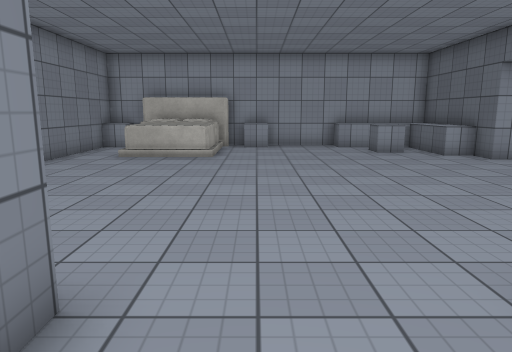
view 1 (above)

23 first-person views from a walk through a 3-D level made in the Unity game engine. The camera is 1.5 m above the floor, tilts 10° down and sees 70° across. The floor is counted in squares, 1 m on a side. Each view is taken from the middle of a square. On the plan, view 1 faces up. The plan holds only what a view shows up to about 16 squares ahead; the rest is blank. Door leaves are left out, so doorways stand open. Surface patterns are stand-ins for the level's own textures.

view 2
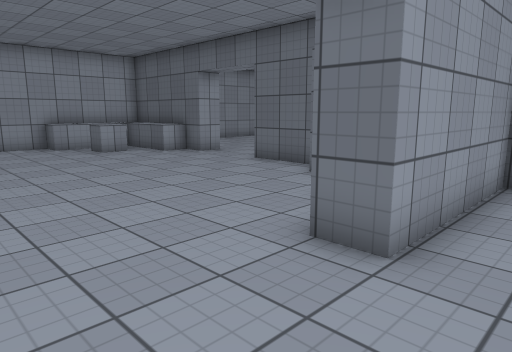

view 3
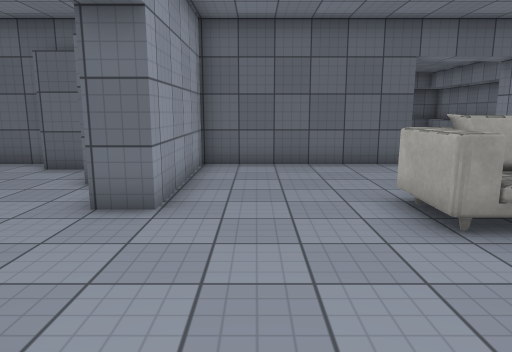

view 4
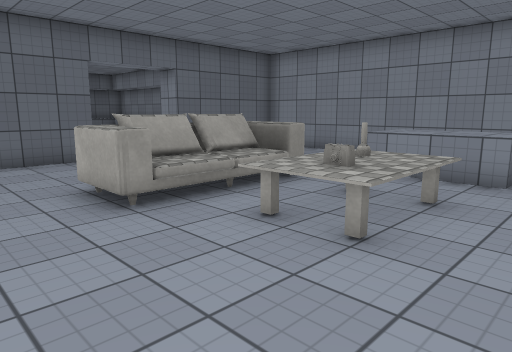

view 5
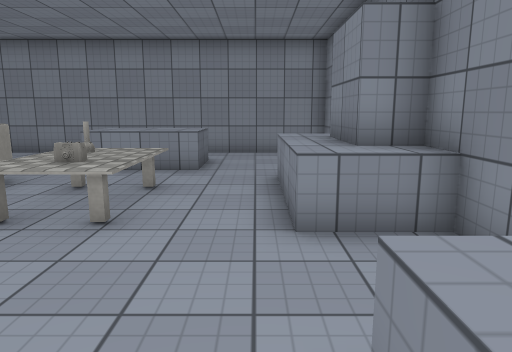

view 6
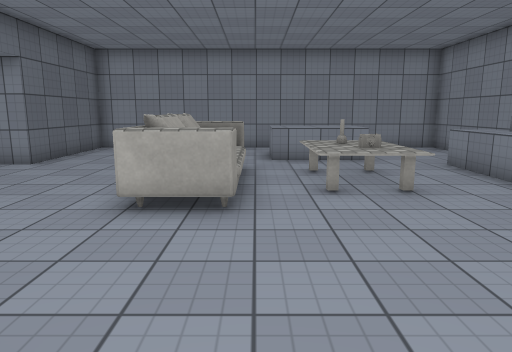

view 7
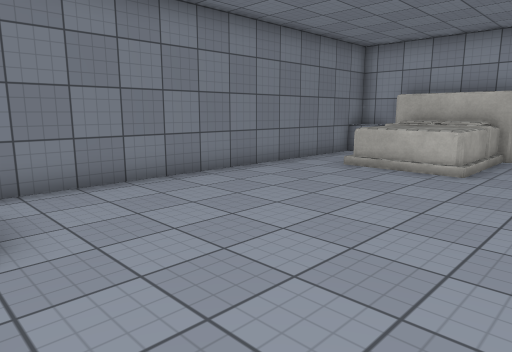

view 8
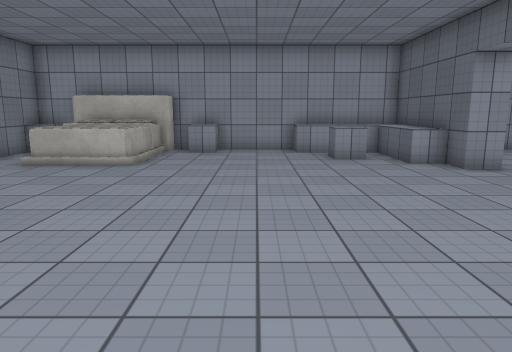

view 9
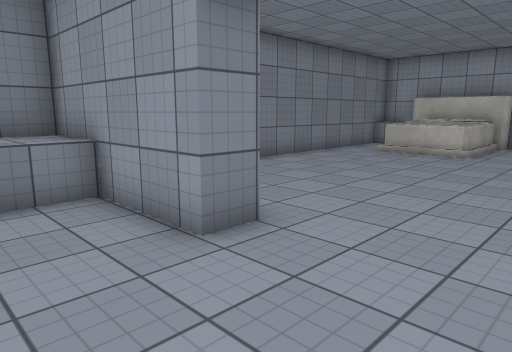

view 10
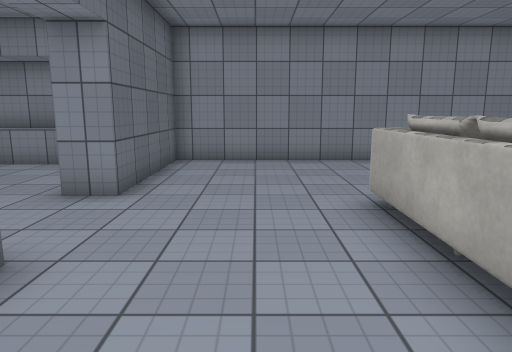

view 11
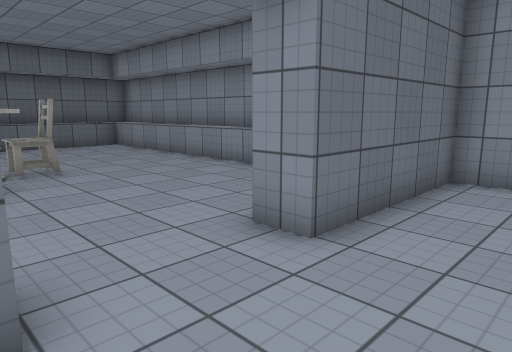

view 12
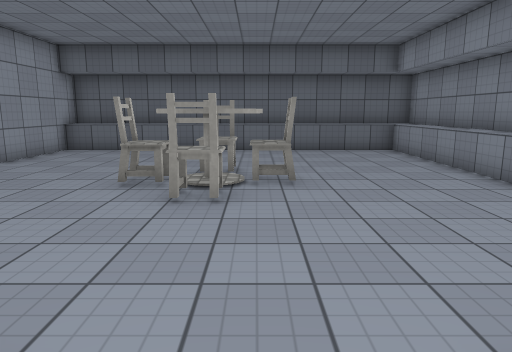

view 13
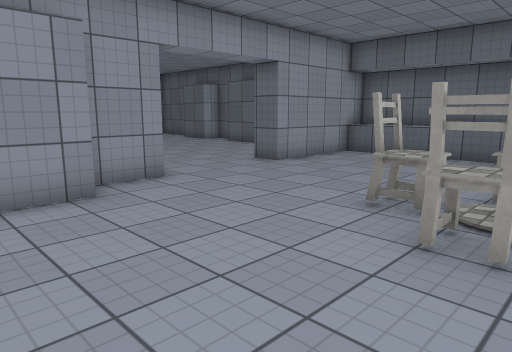

view 14
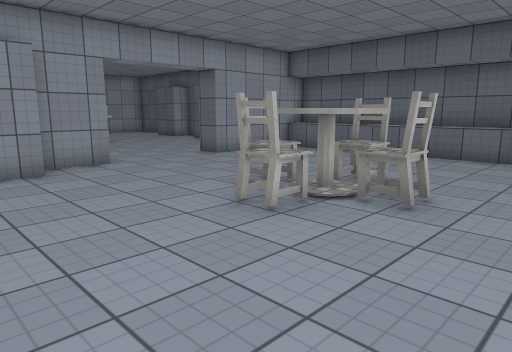

view 15
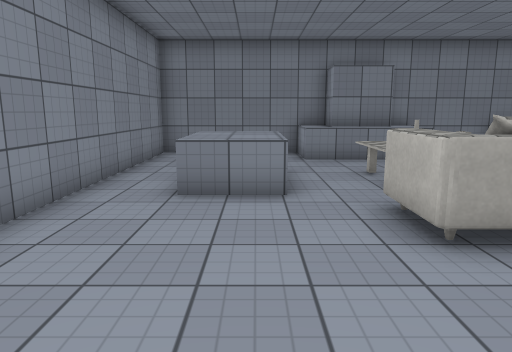

view 16
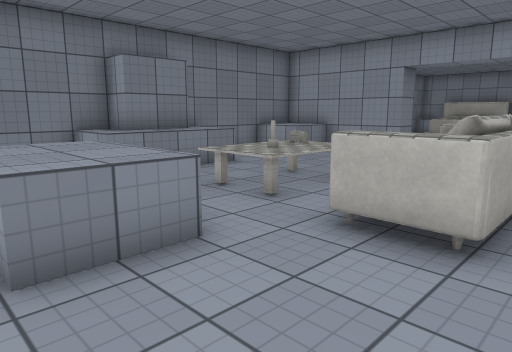

view 17
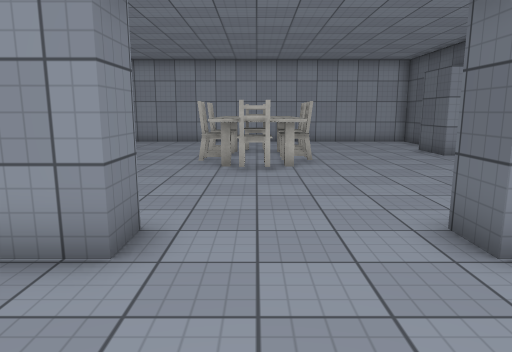

view 18
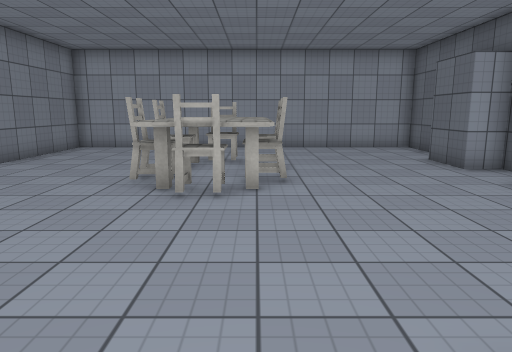

view 19
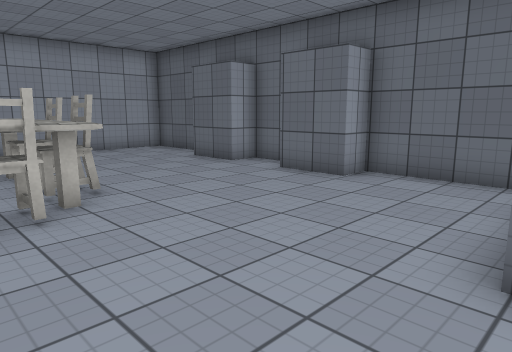

view 20
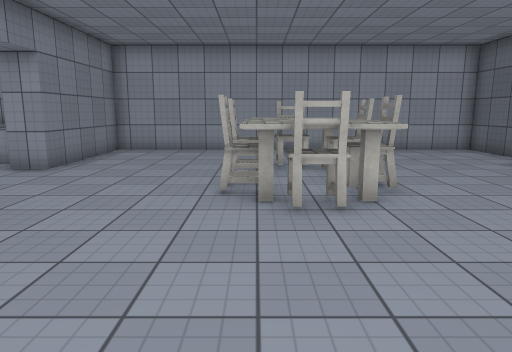

view 21
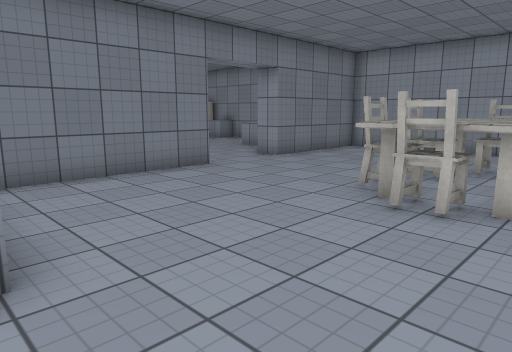

view 22
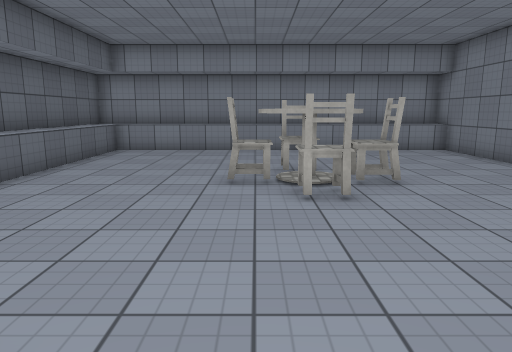

view 23
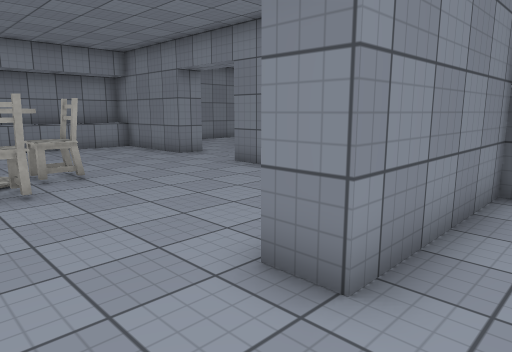

### Floor plan
Points are (right, up) in squares from view 1. A wall is a line through its corners. A room is listed if a view was taken in it or the views show most of it. See-through windows are left out.
Room 1 (views 1, 2, 3, 4, 5, 9, 10, 11, 12, 15, 16)
walls: (7.5, -4.5) (7.5, 1.6) (2.5, 1.6); (-1.5, 1.6) (-6.5, 1.6) (-6.5, -4.4) (-5.5, -4.4) (-5.5, -6.4) (-6.5, -6.4) (-6.5, -12.4) (7.5, -12.4) (7.5, -7.4)
low walls: (-2.5, -9.2) (-2.5, -8.4) (0.5, -8.4) (0.5, -10.4) (0.1, -10.4); (-2.5, -9.9) (-2.5, -9.4); (-6.6, -3.4) (-4.5, -3.4) (-4.5, -7.4) (-6.5, -7.4); (-5.8, -0.4) (-6.5, -0.4); (-4.5, 1.6) (-4.5, -0.4) (-5.5, -0.4)
ways out: opening at (0.5, 1.2) to room 2; open door at (8, -6) to room 3
objects: other object (-2, -6) to (-2, -4); other object (-1, -6) to (-1, -5); other object (-1, -4); other object (0, -6) to (0, -4); other object (2, -7) to (3, -3)
Room 2 (views 6, 7, 8)
walls: (-1.5, 2.6) (-1.5, 1.6); (2.5, 1.6) (2.5, 2.6); (6.5, 4.5) (6.5, 5.6); (7.5, 11.6) (7.5, 16.6) (-1.2, 16.6); (7.5, 6.1) (7.5, 8.6); (-5.1, 16.6) (-6.5, 16.6) (-6.5, 4.3)
low walls: (0.6, 15.6) (-0.5, 15.6); (5.6, 13.6) (4.5, 13.6) (4.5, 14.6); (7.6, 12.6) (6.5, 12.6) (6.5, 15.6) (3.5, 15.6) (3.5, 16.6); (-5.5, 15.6) (-6.5, 15.6)
ways out: opening at (0.5, 1.2) to room 1; open door at (8, 10) to room 4
objects: other object (-5, 12) to (-1, 16)
Room 3 (views 13, 14, 17)
walls: (11.6, 0.6) (10, 0.6); (8.5, -3.2) (8.5, -4.5); (13.5, 1.6) (11.8, 1.6); (8.5, -7.4) (8.5, -12.4) (22.5, -12.4) (22.5, 1.6) (17.5, 1.6)
low walls: (21.5, -4.4) (21.5, 1.6); (8.4, -11.4) (21.5, -11.4) (21.5, -4.5)
ways out: open door at (8, -6) to room 1; opening at (15.5, 1.2) to room 4
objects: other object (13, -5) to (14, -5); other object (14, -7) to (15, -6); other object (14, -4) to (15, -3); other object (15, -5); other object (16, -5)
Room 4 (views 18, 19, 20, 21, 22, 23)
walls: (8.5, 8.6) (8.5, 2.6) (13.5, 2.6) (13.5, 1.6); (22.5, 9.4) (22.5, 10.6) (21.5, 10.6) (21.5, 12.6); (17.5, 1.6) (17.5, 2.6); (22.5, 13.9) (22.5, 16.6) (8.5, 16.6) (8.5, 11.6); (22.5, 3.4) (22.5, 6.6) (21.5, 6.6) (21.5, 8.6)
ways out: open door at (8, 10) to room 2; opening at (15.5, 1.2) to room 3
objects: other object (14, 8) to (16, 12); other object (14, 9); other object (14, 10) to (14, 11); other object (15, 8); other object (15, 12); other object (16, 9); other object (16, 11)

Where each view was taken, in squares from view 1:
view 1: 0 up, 0 right, facing up
view 2: 0 up, 1 left, facing up-right
view 3: 0 up, 3 left, facing right
view 4: 0 up, 4 left, facing down-right
view 5: 1 up, 4 left, facing down
view 6: 3 up, 1 right, facing down
view 7: 3 up, 1 right, facing up-left
view 8: 2 up, 2 right, facing up
view 9: 1 down, 2 right, facing up-left
view 10: 1 down, 5 right, facing down
view 11: 4 down, 5 right, facing down-right
view 12: 6 down, 7 right, facing right
view 13: 6 down, 9 right, facing up-right
view 14: 9 down, 9 right, facing up-right
view 15: 9 down, 7 right, facing left
view 16: 11 down, 4 right, facing up-left
view 17: 2 down, 15 right, facing up
view 18: 1 up, 16 right, facing up
view 19: 2 up, 14 right, facing up-right
view 20: 2 up, 14 right, facing up
view 21: 2 up, 17 right, facing up-left
view 22: 3 up, 16 right, facing down
view 23: 4 up, 16 right, facing down-left
